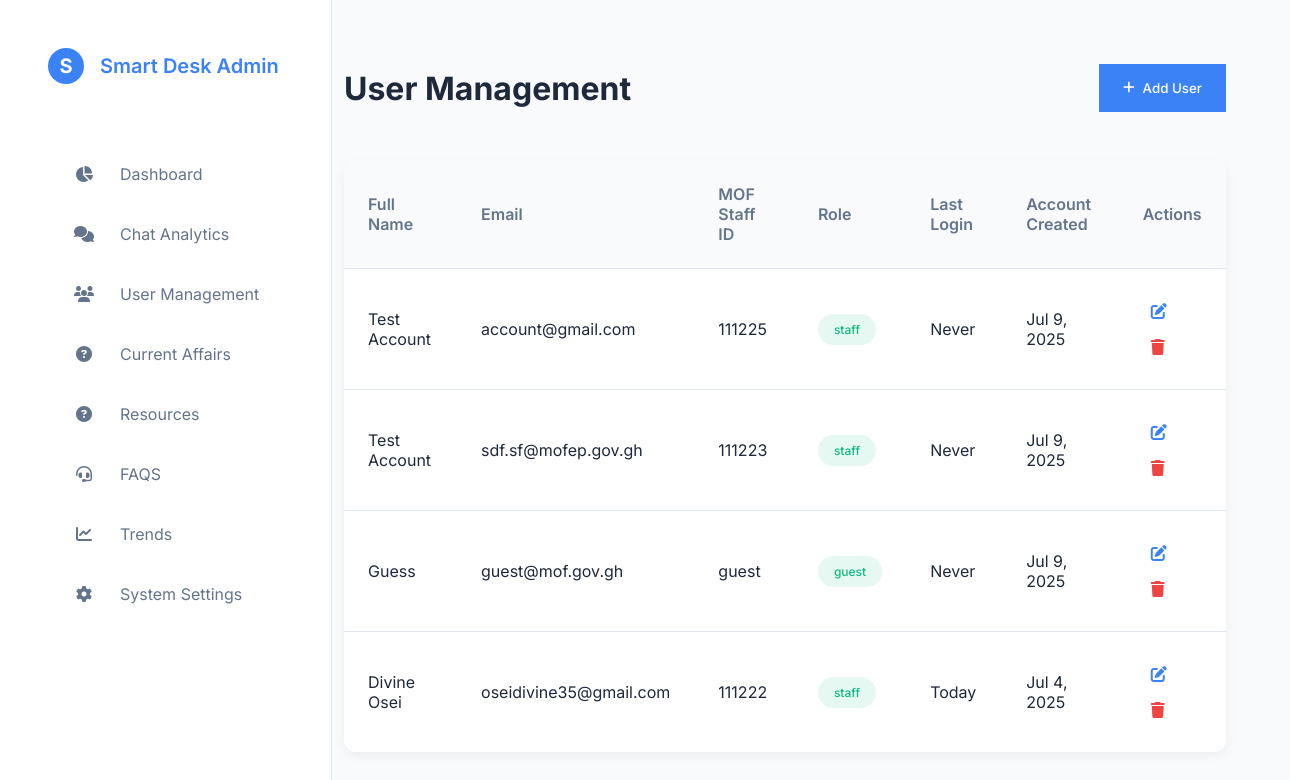
The app's page /admin/user_management/index.php (signed in) with its own data.
### tables this page shows
CREATE TABLE `users` (
  `id` int(11) NOT NULL,
  `fullname` varchar(255) DEFAULT NULL,
  `email` varchar(255) NOT NULL,
  `password_hash` varchar(255) NOT NULL,
  `mof_staff_id` varchar(50) DEFAULT NULL,
  `role` varchar(50) DEFAULT 'staff',
  `last_login` timestamp NULL DEFAULT NULL,
  `created_at` timestamp NOT NULL DEFAULT current_timestamp(),
  `updated_at` timestamp NOT NULL DEFAULT current_timestamp() ON UPDATE current_timestamp()
);

### admin/user_management/index.php (the view, shortened to what this page needs)
<!DOCTYPE html>
<html lang="en">
<head>
    <link rel="stylesheet" href="https://cdnjs.cloudflare.com/ajax/libs/font-awesome/6.4.0/css/all.min.css">
    <link rel="stylesheet" href="../style/main.css">
    <link rel="stylesheet" href="../style/nav.css">
</head>
<body>
    <?php require_once "../nav/index.php"?>
    <main class="main-content">
        <div class="header">
            <h1 class="page-title">User Management</h1>
            <div class="action-buttons">
                <button class="btn btn-primary" id="addUserBtn">
                    <i class="fas fa-plus"></i> Add User
                </button>
            </div>
        </div>
        <div class="table-responsive">
            <table class="data-table" id="usersTable">
                <thead>
                    <tr>
                        <th>Full Name</th>
                        <th>Email</th>
                        <th>MOF Staff ID</th>
                        <th>Role</th>
                        <th>Last Login</th>
                        <th>Account Created</th>
                        <th>Actions</th>
                    </tr>
                </thead>
                <tbody>
                    <?php
                    $mysqli = new mysqli('localhost', 'root', '', 'mof_smartdesk');
                    function formatRelativeTime($lastLoginTime) {
                        if (!$lastLoginTime) {
                            return 'Never';
                        }
                        $now = new DateTime();
                        $lastLogin = new DateTime($lastLoginTime);
                        $interval = $now->diff($lastLogin);
                        $days = $interval->days;
                        $months = $interval->y * 12 + $interval->m;
                        if ($days <= 6) {
                            if ($days == 0) {
                                return 'Today';
                            }
                            return $days . ' day' . ($days > 1 ? 's' : '') . ' ago';
                        } elseif ($days <= 28) {
                            $weeks = floor($days / 7);
                            return $weeks . ' week' . ($weeks > 1 ? 's' : '') . ' ago';
                        } else {
                            if ($months == 0) {
                                return 'This month';
                            }
                            return $months . ' month' . ($months > 1 ? 's' : '') . ' ago';
                        }
                    }
                    if ($mysqli->connect_errno) {
                        echo '<tr><td colspan="7">Database connection failed</td></tr>';
                    } else {
                        $query = "SELECT id, fullname, email, mof_staff_id, role, last_login, created_at
                                 FROM users ORDER BY created_at DESC";
                        $result = $mysqli->query($query);
                        if ($result && $result->num_rows > 0) {
                            while ($row = $result->fetch_assoc()) {
                                $roleClass = $row['role'] === 'admin' ? 'badge-admin' : 'badge-staff';
                                $lastLogin = formatRelativeTime($row['last_login']);
                                $createdAt = date('M j, Y', strtotime($row['created_at']));
                                echo "<tr>
                                    <td>{$row['fullname']}</td>
                                    <td>{$row['email']}</td>
                                    <td>{$row['mof_staff_id']}</td>
                                    <td><span class='role-badge {$roleClass}'>{$row['role']}</span></td>
                                    <td>{$lastLogin}</td>
                                    <td>{$createdAt}</td>
                                    <td>
                                        <button class='action-btn edit' data-id='{$row['id']}'>
                                            <i class='fas fa-edit'></i>
                                        </button>
                                        <button class='action-btn delete' data-id='{$row['id']}'>
                                            <i class='fas fa-trash'></i>
                                        </button>
                                    </td>
                                </tr>";
                            }
                        } else {
                            echo '<tr><td colspan="7">No users found</td></tr>';
                        }
                    }
                    ?>
                </tbody>
            </table>
        </div>
    </main>
</body>
</html>

### admin/style/main.css (style rules this page uses)
:root { --white: #FFFFFF; --light-gray: #F8FAFC; --medium-gray: #E2E8F0; --dark-gray: #64748B; --text-dark: #1E293B; --text-light: #94A3B8; --accent-blue: #3B82F6; --accent-green: #10B981; --accent-red: #EF4444; --accent-purple: #8B5CF6; --accent-orange: #F97316; --space-xs: 0.5rem; --space-sm: 1rem; --space-md: 1.5rem; --space-lg: 2rem; --space-xl: 3rem; --space-xxl: 4rem; --sidebar-width: 280px; --card-radius: 12px; }
* { margin: 0; padding: 0; box-sizing: border-box; font-family: 'Inter', sans-serif; }
body { background-color: var(--light-gray); color: var(--text-dark); display: grid; grid-template-columns: var(--sidebar-width) 1fr; min-height: 100vh; }

### admin/style/nav.css (style rules this page uses)
.main-content { padding: var(--space-xxl); grid-column: 2; }
.header { display: flex; justify-content: space-between; align-items: center; margin-bottom: var(--space-xxl); }
.page-title { font-size: 2rem; font-weight: 600; }

### admin/user_management/index.php (style rules this page uses)
.main-content { padding: var(--space-xxl); }
.header { display: flex; justify-content: space-between; align-items: center; margin-bottom: var(--space-xl); }
.page-title { font-size: 2rem; font-weight: 700; color: var(--text-dark); }
.action-buttons { display: flex; gap: var(--space-md); }
.btn { padding: var(--space-sm) var(--space-md); border-radius: var(--btn-radius); font-weight: 500; cursor: pointer; transition: all 0.2s ease; display: flex; align-items: center; gap: var(--space-xs); }
.btn-primary { background-color: var(--accent-blue); color: white; border: none; }
.data-table { width: 100%; border-collapse: collapse; background-color: var(--white); border-radius: var(--card-radius); overflow: hidden; box-shadow: 0 4px 12px rgba(0,0,0,0.05); }
.data-table th, .data-table td { padding: var(--space-md); text-align: left; border-bottom: 1px solid var(--medium-gray); }
.data-table th { background-color: var(--light-gray); font-weight: 600; color: var(--dark-gray); position: sticky; top: 0; }
.data-table tr:last-child td { border-bottom: none; }
.role-badge { display: inline-block; padding: var(--space-xs) var(--space-sm); border-radius: 20px; font-size: 0.75rem; font-weight: 500; }
.badge-staff { background-color: rgba(16, 185, 129, 0.1); color: var(--accent-green); }
.action-btn { background: none; border: none; cursor: pointer; color: var(--accent-blue); font-size: 1rem; padding: var(--space-xs); border-radius: 4px; transition: all 0.2s ease; }
.action-btn.delete { color: var(--accent-red); }

### records on screen
users: fullname "Test Account", email "account@gmail.com", mof_staff "111225", role "staff", last_login "Never", created_at "Jul 9, 2025"
users: fullname "Test Account", email "sdf.sf@mofep.gov.gh", mof_staff "111223", role "staff", last_login "Never", created_at "Jul 9, 2025"
users: fullname "Guess", email "guest@mof.gov.gh", mof_staff "guest", role "guest", last_login "Never", created_at "Jul 9, 2025"
users: fullname "Divine Osei", email "oseidivine35@gmail.com", mof_staff "111222", role "staff", last_login "Today", created_at "Jul 4, 2025"
